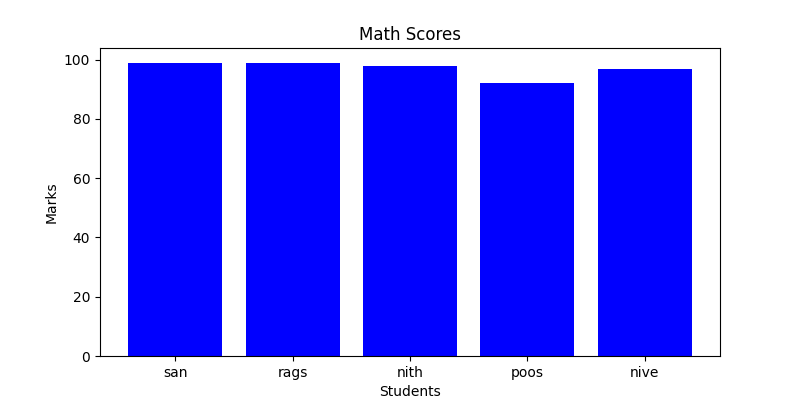

The Python source for this figure:
import numpy as np
import pandas as pd
import matplotlib.pyplot as plt
print("NumPy Operations:")
arr = np.array([10, 20, 30, 40, 50])
print("Original array:", arr)
print("Array + 5:", arr + 5)
print("Array squared:", arr ** 2)
print("\nPandas DataFrame Operations:")
data = {
    'Name': ['san', 'rags', 'nith', 'poos','nive'],
    'Math': [99, 99, 98, 92,97],
    'Science': [88, 76, 93, 85,89]
}
df = pd.DataFrame(data)
print("\nDataFrame:")
print(df)
df['Average'] = (df['Math'] + df['Science']) / 2
print("\nWith Average Column:")
print(df)
print("\nGenerating Plots...")
plt.figure(figsize=(8, 4))
plt.bar(df['Name'], df['Math'], color='blue')
plt.title("Math Scores")
plt.xlabel("Students")
plt.ylabel("Marks")
plt.show()
plt.figure(figsize=(8, 4))
plt.plot(df['Name'], df['Math'], marker='o', label='Math')
plt.plot(df['Name'], df['Science'], marker='s', label='Science')
plt.title("Scores in Math and Science")
plt.xlabel("Students")
plt.ylabel("Marks")
plt.legend()
plt.grid(True)
plt.show()
